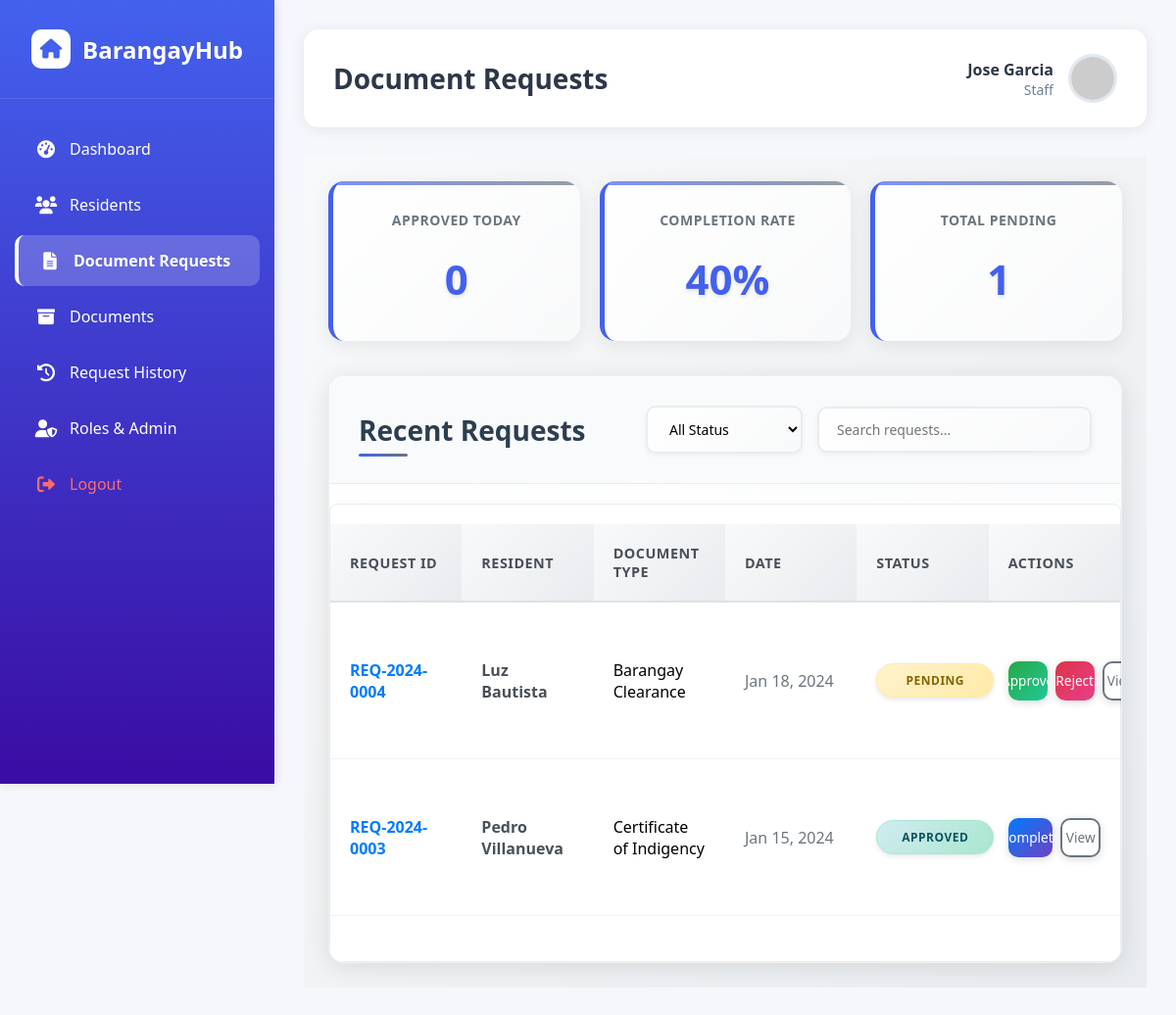
/adminsoft/pages/requests.php (signed in), run on the app's committed database.
### tables this page shows
CREATE TABLE `request` (
  `request_id`       INT(11)                                              NOT NULL AUTO_INCREMENT,
  `request_code`     VARCHAR(50)                                          NOT NULL,
  `resident_id`      INT(11)                                              DEFAULT NULL,
  `resident_email`   VARCHAR(100)                                         NOT NULL,
  `resident_name`    VARCHAR(100)                                         NOT NULL,
  `resident_contact` VARCHAR(20)                                          NOT NULL,
  `resident_address` TEXT                                                 NOT NULL,
  `document_type_id` INT(11)                                              NOT NULL,
  `purpose`          TEXT                                                 NOT NULL,
  `specific_purpose` TEXT                                                 DEFAULT NULL,
  `urgency_level`    ENUM('low','medium','high','urgent')                 DEFAULT 'medium',
  `STATUS`           ENUM('pending','approved','completed','rejected')    DEFAULT 'pending',
  `fee_amount`       DECIMAL(8,2)                                         DEFAULT 0.00,
  `fee_paid`         TINYINT(1)                                           DEFAULT 0,
  `request_date`     DATETIME                                             DEFAULT CURRENT_TIMESTAMP,
  `processed_date`   DATETIME                                             DEFAULT NULL,
  `processed_by`     INT(11)                                              DEFAULT NULL,
  `pickup_date`      DATETIME                                             DEFAULT NULL,
  `rejection_reason` TEXT                                                 DEFAULT NULL,
  `created_at`       DATETIME                                             DEFAULT CURRENT_TIMESTAMP,
  `updated_at`       DATETIME                                             DEFAULT CURRENT_TIMESTAMP ON UPDATE CURRENT_TIMESTAMP,
  PRIMARY KEY (`request_id`),
  UNIQUE KEY `request_code`    (`request_code`),
  KEY `idx_resident_id`        (`resident_id`),
  KEY `idx_status`             (`STATUS`),
  KEY `idx_request_date`       (`request_date`),
  KEY `document_type_id`       (`document_type_id`),
  KEY `processed_by`           (`processed_by`),
  CONSTRAINT `request_ibfk_1` FOREIGN KEY (`document_type_id`) REFERENCES `document_type` (`type_id`) ON DELETE CASCADE,
  CONSTRAINT `request_ibfk_2` FOREIGN KEY (`processed_by`)     REFERENCES `admin`         (`admin_id`) ON DELETE SET NULL
);

CREATE TABLE `document_type` (
  `type_id`         INT(11)       NOT NULL AUTO_INCREMENT,
  `NAME`            VARCHAR(100)  NOT NULL,
  `DESCRIPTION`     TEXT          DEFAULT NULL,
  `base_fee`        DECIMAL(8,2)  DEFAULT 0.00,
  `processing_days` INT(11)       DEFAULT 3,
  `requirements`    TEXT          DEFAULT NULL,
  `created_at`      DATETIME      DEFAULT CURRENT_TIMESTAMP,
  PRIMARY KEY (`type_id`),
  KEY `idx_name` (`NAME`)
);

### adminsoft/pages/requests.php (the view, shortened to what this page needs)
<?php
include '../includes/header.php';
$database = new Database();
$db = $database->getConnection();
$page = isset($_GET['page']) ? (int)$_GET['page'] : 1;
$limit = 20;
$offset = ($page - 1) * $limit;
$filter = isset($_GET['filter']) ? $_GET['filter'] : 'all';
$search = isset($_GET['search']) ? $_GET['search'] : '';
$where_conditions = ["r.status != 'completed'", "r.status != 'rejected'"];
$where_clause = implode(' AND ', $where_conditions);
$requests = [];
try {
    $query = "SELECT r.request_id, r.status, r.request_code, r.resident_name, dt.name as document_type, r.request_date
              FROM request r
              JOIN document_type dt ON r.document_type_id = dt.type_id
              WHERE $where_clause
              ORDER BY r.request_date DESC
              LIMIT :limit OFFSET :offset";
    $stmt = $db->prepare($query);
    $stmt->bindValue(':limit', $limit, PDO::PARAM_INT);
    $stmt->bindValue(':offset', $offset, PDO::PARAM_INT);
    $stmt->execute();
    $requests = $stmt->fetchAll(PDO::FETCH_ASSOC);
} catch (PDOException $e) {
    $requests = [];
}
$stats = [];
try {
    $query = "SELECT COUNT(*) as count FROM request WHERE DATE(processed_date) = CURDATE() AND STATUS = 'approved'";
    $stmt = $db->prepare($query);
    $stmt->execute();
    $stats['approved_today'] = $stmt->fetch(PDO::FETCH_ASSOC)['count'];
    $query = "SELECT COUNT(*) as count FROM request WHERE STATUS = 'pending'";
    $stmt = $db->prepare($query);
    $stmt->execute();
    $stats['total_pending'] = $stmt->fetch(PDO::FETCH_ASSOC)['count'];
    $query = "SELECT
        COUNT(*) as total,
        SUM(CASE WHEN status = 'completed' THEN 1 ELSE 0 END) as completed
        FROM request";
    $stmt = $db->prepare($query);
    $stmt->execute();
    $result = $stmt->fetch(PDO::FETCH_ASSOC);
    $completion_rate = $result['total'] > 0 ? round(($result['completed'] / $result['total']) * 100) : 0;
    $stats['completion_rate'] = $completion_rate;
} catch (PDOException $e) {
    $stats = ['approved_today' => 0, 'total_pending' => 0, 'completion_rate' => 0];
}
?>
<!DOCTYPE html>
<html lang="en">
<head>
    <link rel="stylesheet" href="../css/style.css">
    <link rel="stylesheet" href="https://cdnjs.cloudflare.com/ajax/libs/font-awesome/6.0.0/css/all.min.css">
</head>
<body>
    <div class="requests-container">
<div class="stats-container">
    <div class="stat-card">
        <div class="stat-label">Approved Today</div>
        <div class="stat-value"><?php echo $stats['approved_today']; ?></div>
    </div>
    <div class="stat-card">
        <div class="stat-label">Completion Rate</div>
        <div class="stat-value"><?php echo $stats['completion_rate']; ?>%</div>
    </div>
    <div class="stat-card">
        <div class="stat-label">Total Pending</div>
        <div class="stat-value"><?php echo $stats['total_pending']; ?></div>
    </div>
</div>
        <div class="content-card">
            <div class="card-header">
                <h3 class="card-title">Recent Requests</h3>
                <div class="filter-controls">
                    <select class="filter-select" id="request-status-filter">
                        <option value="all" <?php echo $filter === 'all' ? 'selected' : ''; ?>>All Status</option>
                    </select>
                    <input type="text" class="search-input" id="request-search" placeholder="Search requests..." value="<?php echo htmlspecialchars($search); ?>">
                </div>
            </div>
            <div class="table-container">
                <table class="requests-table">
                    <thead>
                        <tr>
                            <th>Request ID</th>
                            <th>Resident</th>
                            <th>Document Type</th>
                            <th>Date</th>
                            <th>Status</th>
                            <th>Actions</th>
                        </tr>
                    </thead>
                    <tbody id="requests-table-body">
              <?php foreach ($requests as $request):
    $status = isset($request['status']) ? $request['status'] : 'pending';
    $status_class = strtolower($status);
?>
                        <tr class="request-row" data-request-id="<?php echo htmlspecialchars($request['request_id']); ?>" data-status="<?php echo $status_class; ?>">
                            <td style="font-weight: 700; color: #007bff;"><?php echo htmlspecialchars($request['request_code']); ?></td>
                            <td style="font-weight: 600; color: #495057;"><?php echo htmlspecialchars($request['resident_name']); ?></td>
                            <td><?php echo htmlspecialchars($request['document_type']); ?></td>
                            <td style="color: #6c757d;"><?php echo date('M j, Y', strtotime($request['request_date'])); ?></td>
                            <td>
                                <span class="status status-<?php echo $status_class; ?>">
                                    <?php echo ucfirst($status); ?>
                                </span>
                            </td>
                            <td>
                                <div class="action-buttons">
                                    <?php if ($status == 'pending'): ?>
                                        <button class="btn btn-success action-btn approve-request"
                                                data-id="<?php echo htmlspecialchars($request['request_id']); ?>"
                                                title="Approve">
                                            Approve
                                        </button>
                                        <button class="btn btn-danger action-btn reject-request"
                                                data-id="<?php echo htmlspecialchars($request['request_id']); ?>"
                                                title="Reject">
                                            Reject
                                        </button>
                                    <?php elseif ($status == 'approved'): ?>
                                        <button class="btn btn-primary action-btn complete-request"
                                                data-id="<?php echo htmlspecialchars($request['request_id']); ?>"
                                                title="Complete">
                                            Complete
                                        </button>
                                    <?php endif; ?>
                                    <button class="btn btn-outline action-btn view-request"
                                            data-id="<?php echo htmlspecialchars($request['request_id']); ?>"
                                            title="View">
                                        View
                                    </button>
                                </div>
                            </td>
                        </tr>
                        <?php endforeach; ?>
                    </tbody>
                </table>
            </div>
        </div>
    </div>
</body>
</html>
<?php include '../includes/footer.php'; ?>

### adminsoft/css/style.css (style rules this page uses)
* { margin: 0; padding: 0; box-sizing: border-box; font-family: 'Segoe UI', Tahoma, Geneva, Verdana, sans-serif; }
:root { --primary: #4361ee; --secondary: #3f37c9; --success: #4cc9f0; --info: #4895ef; --warning: #f72585; --light: #f8f9fa; --dark: #212529; --gray: #6c757d; --light-gray: #e9ecef; }
body { margin: 0; padding: 0; background-color: #f5f7fb; }
.card-header { display: flex; justify-content: space-between; align-items: center; margin-bottom: 20px; padding-bottom: 15px; border-bottom: 1px solid var(--light-gray); flex-wrap: wrap; gap: 15px; }
.card-title { font-size: 18px; font-weight: 600; color: var(--dark); }
.stats-container { display: grid; grid-template-columns: repeat(auto-fit, minmax(250px, 1fr)); gap: 20px; margin-bottom: 30px; }
.stat-card { background: white; border-radius: 10px; padding: 20px; box-shadow: 0 4px 12px rgba(0, 0, 0, 0.05); display: flex; flex-direction: column; }
.stat-value { font-size: 32px; font-weight: 700; color: var(--primary); margin: 10px 0; }
.stat-label { color: var(--gray); font-size: 14px; }
.table-container { overflow-x: auto; }
table { width: 100%; border-collapse: collapse; margin: 20px 0; }
th, td { padding: 12px 15px; text-align: left; border-bottom: 1px solid var(--light-gray); }
th { background-color: var(--light); font-weight: 600; }
.status { padding: 6px 12px; border-radius: 20px; font-size: 11px; font-weight: 600; text-transform: uppercase; letter-spacing: 0.5px; display: inline-block; }
.status-pending { background: #fff3cd; color: #856404; border: 1px solid #ffeaa7; }
.status-approved { background: #d1ecf1; color: #0c5460; border: 1px solid #bee5eb; }
.btn { display: inline-flex; align-items: center; justify-content: center; padding: 10px 20px; border: none; border-radius: 6px; font-size: 16px; font-weight: 500; cursor: pointer; transition: all 0.3s; gap: 8px; }
.btn-primary { background-color: var(--primary); color: white; }
.btn-outline { background-color: transparent; border: 1px solid var(--gray); color: var(--gray); }
.btn-success { background-color: #0c9b49; color: white; }
.btn-danger { background-color: #e30000; color: white; }
.action-buttons { display: flex; gap: 10px; }
.action-btn { padding: 6px 10px; border-radius: 4px; font-size: 14px; }
.filter-controls { display: flex; gap: 15px; align-items: center; flex-wrap: wrap; }
#request-status-filter, #request-search { transition: all 0.3s ease; }
.request-row { transition: all 0.3s ease; }
.status { padding: 6px 12px; border-radius: 20px; font-size: 0.75rem; font-weight: 700; text-transform: uppercase; letter-spacing: 0.5px; display: inline-block; min-width: 120px; text-align: center; }
.status-approved { background: linear-gradient(135deg, #d1ecf1 0%, #a8e6cf 100%); color: #0c5460; border: 1px solid #a8e6cf; }
.table-container { overflow-x: auto; width: 100%; border-radius: 8px; border: 1px solid var(--light-gray); }
.btn { padding: 8px 16px; border: none; border-radius: 4px; cursor: pointer; font-size: 0.9rem; transition: all 0.3s ease; }
.btn-primary { background: #007bff; color: white; }
.btn-outline { background: transparent; border: 1px solid #6c757d; color: #6c757d; }

### data on the page
request: request_code "REQ-2024-0004", resident_name "Luz Bautista", document_type.NAME "Barangay Clearance", request_date "Jan 18, 2024", STATUS "PENDING"
request: request_code "REQ-2024-0003", resident_name "Pedro Villanueva", document_type.NAME "Certificate of Indigency", request_date "Jan 15, 2024", STATUS "APPROVED"

### other printed values
$titles[$current_page] "Document Requests"
$_SESSION['first_name'] "Jose"
$_SESSION['last_name'] "Garcia"
$_SESSION['role'] "Staff"
$stats['approved_today'] "0"
$stats['completion_rate'] "40"
$stats['total_pending'] "1"
